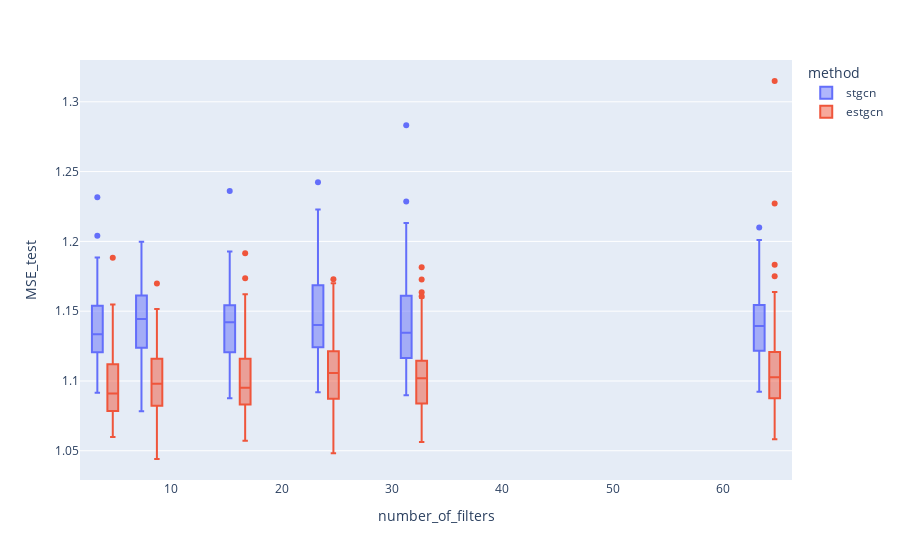

The notebook cell saved with this chart:
### Code cell
df.plot.box(backend='plotly',x='number_of_filters',color='method',y='MSE_test')

### Figure 1 — Plotly figure (JSON) as saved in the notebook; plotly's stock layout.template omitted (floating-point values rounded to 4 significant figures; data arrays with more than 128 entries replaced by an {"elided": "..."} marker saying what was removed)
{"data": [{"alignmentgroup": "True", "hovertemplate": "method=stgcn<br>number_of_filters=%{x}<br>MSE_test=%{y}<extra></extra>", "legendgroup": "stgcn", "marker": {"color": "#636efa"}, "name": "stgcn", "notched": false, "offsetgroup": "stgcn", "orientation": "v", "showlegend": true, "type": "box", "x": {"elided": "600 int values"}, "x0": " ", "xaxis": "x", "y": {"elided": "600 float values"}, "y0": " ", "yaxis": "y"}, {"alignmentgroup": "True", "hovertemplate": "method=estgcn<br>number_of_filters=%{x}<br>MSE_test=%{y}<extra></extra>", "legendgroup": "estgcn", "marker": {"color": "#EF553B"}, "name": "estgcn", "notched": false, "offsetgroup": "estgcn", "orientation": "v", "showlegend": true, "type": "box", "x": {"elided": "600 int values"}, "x0": " ", "xaxis": "x", "y": {"elided": "600 float values"}, "y0": " ", "yaxis": "y"}], "layout": {"autosize": true, "boxmode": "group", "legend": {"title": {"text": "method"}, "tracegroupgap": 0}, "margin": {"t": 60}, "xaxis": {"anchor": "y", "autorange": true, "domain": [0, 1], "range": [1.551, 66.45], "title": {"text": "number_of_filters"}, "type": "linear"}, "yaxis": {"anchor": "x", "autorange": true, "domain": [0, 1], "range": [1.029, 1.33], "title": {"text": "MSE_test"}, "type": "linear"}}}
